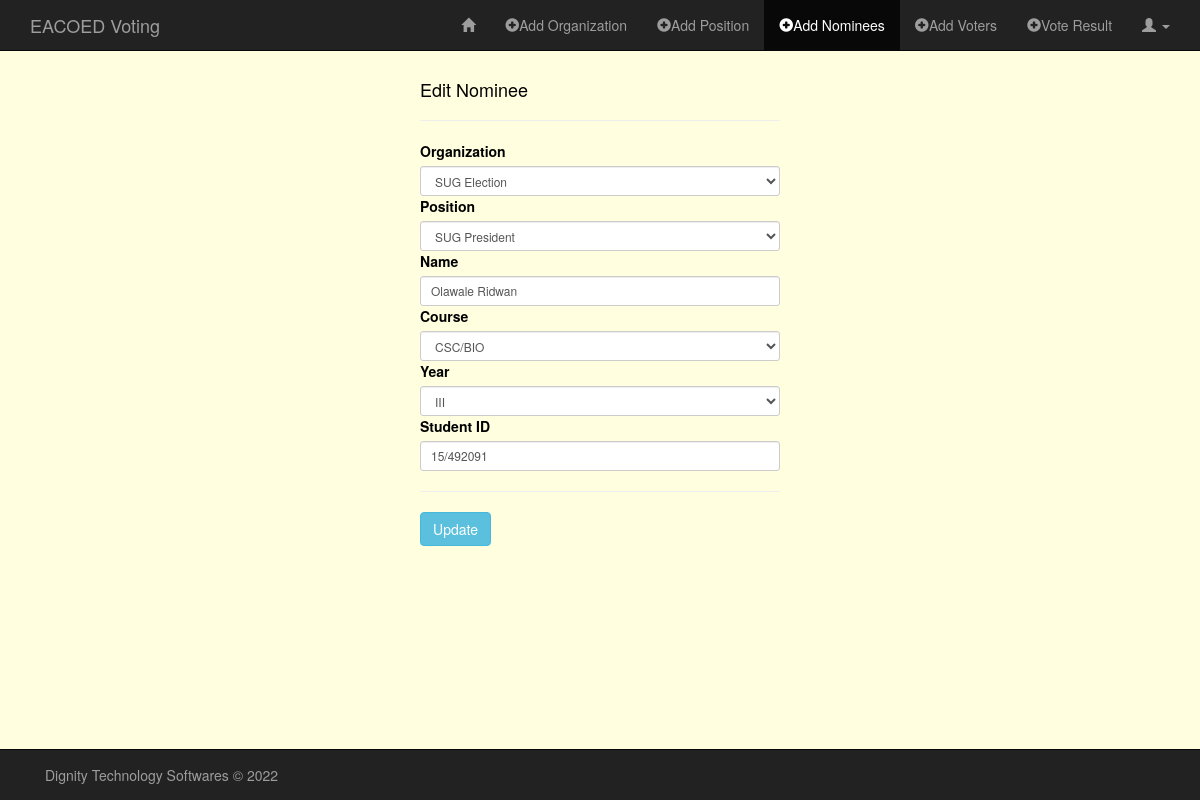
Page /sandbox/edit_nominee.php?id=7 (signed in) on the committed database.
### tables this page shows
CREATE TABLE `nominees` (
  `id` int(11) NOT NULL,
  `org` varchar(60) NOT NULL,
  `pos` varchar(60) NOT NULL,
  `name` varchar(60) NOT NULL,
  `course` varchar(60) NOT NULL,
  `year` varchar(3) NOT NULL,
  `stud_id` varchar(60) NOT NULL
);

### sandbox/classes/Nominees.php (called while the page is built, shortened)
<?php
class Nominees
{
    public function EDIT_NOMINEE($nom_id) {
        global $db;
        $sql = "SELECT *
                FROM nominees
                WHERE id = ?
                LIMIT 1";
        if(!$stmt = $db->prepare($sql)) {
            echo $stmt->error;
        } else {
            $stmt->bind_param("i", $nom_id);
            $stmt->execute();
            $result = $stmt->get_result();
        }
        return $result;
    }
}

### sandbox/classes/Organization.php (called while the page is built, shortened)
<?php
class Organization
{
    public function READ_ORG() {
        global $db;
        $sql = "SELECT * FROM organization";
        if(!$stmt = $db->prepare($sql)) {
            echo $stmt->error;
        } else {
            $stmt->execute();
            $result = $stmt->get_result();
        }
        return $result;
    }
}

### sandbox/edit_nominee.php (the view, shortened to what this page needs)
<?php
require("../config/db.php");
require("classes/Organization.php");
require("classes/Nominees.php");
?>
<!DOCTYPE HTML>
<html lang="en-US">
<head>
    <link rel="stylesheet" href="../assets/css/bootstrap.min.css">
    <link rel="stylesheet" href="../assets/css/style_admin.css">
</head>
<body>
<nav class="navbar navbar-inverse navbar-fixed-top" role="navigation">
    <div class="container">
        <div class="navbar-header">
            <a class="navbar-brand" href="index.php">EACOED Voting</a>
        </div>
        <div class="collapse navbar-collapse" id="bs-example-navbar-collapse-1">
            <ul class="nav navbar-nav navbar-right">
                <li><a href="admin_page.php"><span class="glyphicon glyphicon-home"></span></a></li>
                <li><a href="add_org.php"><span class="glyphicon glyphicon-plus-sign"></span>Add Organization</a></li>
                <li><a href="add_pos.php"><span class="glyphicon glyphicon-plus-sign"></span>Add Position</a></li>
                <li class="active"><a href="add_nominees.php"><span class="glyphicon glyphicon-plus-sign"></span>Add Nominees</a></li>
                <li><a href="add_voters.php"><span class="glyphicon glyphicon-plus-sign"></span>Add Voters</a></li>
                <li><a href="vote_result.php"><span class="glyphicon glyphicon-plus-sign"></span>Vote Result</a></li>
                <li class="dropdown">
                    <a href="#" class="dropdown-toggle" data-toggle="dropdown" role="button" aria-haspopup="true" aria-expanded="false"><span class="glyphicon glyphicon-user"></span> <span class="caret"></span></a>
                </li>
            </ul>
        </div>
    </div>
</nav>
<div class="container">
    <div class="row">
        <div class="col-md-4 col-md-offset-4">
            <h4>Edit Nominee</h4><hr>
            <?php
            if(isset($_GET['id'])) {
                $nom_id = trim($_GET['id']);
                $editNominee = new Nominees();
                $rtnEditNominee = $editNominee->EDIT_NOMINEE($nom_id);
            }
            ?>
            <?php if($rtnEditNominee) { ?>
                <?php while($rowNominee = $rtnEditNominee->fetch_assoc()) { ?>
                <form method="POST" action="<?php $_SERVER['PHP_SELF']; ?>" role="form">
                    <?php
                    $readOrg = new Organization();
                    $rtnReadOrg = $readOrg->READ_ORG();
                    ?>
                    <div class="form-group-sm">
                        <label for="organization">Organization</label>
                        <?php if($rtnReadOrg) { ?>
                            <select required name="organization" class="form-control" id="org-list" onchange="getPos(this.value);">
                                <option value="<?php echo $rowNominee['org']; ?>"><?php echo $rowNominee['org']; ?></option>
                            </select>
                        <?php }  ?>
                    </div>
                    <div class="form-group-sm">
                        <label for="position">Position</label>
                        <select required name="position" class="form-control" id="pos-list">
                            <option value="<?php echo $rowNominee['pos']; ?>"><?php echo $rowNominee['pos']; ?></option>
                        </select>
                    </div>
                    <div class="form-group-sm">
                        <label for="name">Name</label>
                        <input required type="text" name="name" class="form-control" value="<?php echo $rowNominee['name']; ?>">
                    </div>
                    <div class="form-group-sm">
                        <label for="course">Course</label>
                        <select required name="course" class="form-control">
                            <option value="<?php echo $rowNominee['course']; ?>"><?php echo $rowNominee['course']; ?></option>
                        </select>
                    </div>
                    <div class="form-group-sm">
                        <label for="year">Year</label>
                        <select required name="year" class="form-control">
                            <option value="<?php echo $rowNominee['year']; ?>"><?php echo $rowNominee['year']; ?></option>
                        </select>
                    </div>
                    <div class="form-group-sm">
                        <label for="stud_id">Student ID</label>
                        <input required type="text" name="stud_id" class="form-control" value="<?php echo $rowNominee['stud_id']; ?>">
                    </div>
                    <hr/>
                    <div class="form-group-sm">
                        <input type="submit" name="update" value="Update" class="btn btn-info">
                    </div>
                </form>
                <?php }  ?>
            <?php }  ?>
        </div>
    </div>
</div>
<nav class="navbar navbar-inverse navbar-fixed-bottom" role="navigation">
    <div class="container">
        <div class="navbar-text pull-left">
            Dignity Technology Softwares &copy; 2022
        </div>
    </div>
</nav>
</body>
</html>

### assets/css/style_admin.css (style rules this page uses)
body { color: black; margin-top: 70px; margin-bottom: 70px; background-color: lightyellow; }

### rows in the picture
nominees: organization "SUG Election", position "SUG President", name "Olawale Ridwan", course "CSC/BIO", year "III", stud_id "15/492091"
